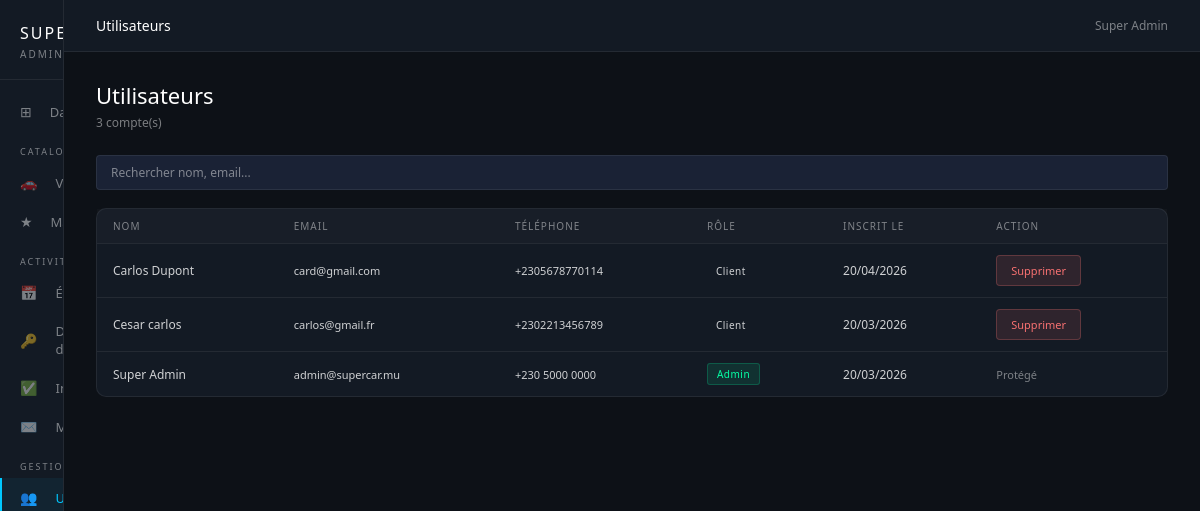
Page /code/admin/utilisateurs.php (signed in) on the committed database.
### tables this page shows
CREATE TABLE IF NOT EXISTS `utilisateurs` (
  `id` int(11) NOT NULL AUTO_INCREMENT,
  `prenom` varchar(100) NOT NULL,
  `nom` varchar(100) NOT NULL,
  `email` varchar(150) NOT NULL,
  `mot_de_passe` varchar(255) NOT NULL,
  `telephone` varchar(20) DEFAULT NULL,
  `role` enum('client','admin') DEFAULT 'client',
  `created_at` datetime DEFAULT CURRENT_TIMESTAMP,
  `updated_at` datetime DEFAULT CURRENT_TIMESTAMP ON UPDATE CURRENT_TIMESTAMP,
  PRIMARY KEY (`id`),
  UNIQUE KEY `email` (`email`)
);

### code/config/session.php (called while the page is built, shortened)
<?php
function nettoyer(string $valeur): string
{
    return htmlspecialchars(trim($valeur), ENT_QUOTES, 'UTF-8');
}
function idConnecte(): int
{
    return (int)($_SESSION['utilisateur_id'] ?? 0);
}
?>

### code/admin/utilisateurs.php (the view, shortened to what this page needs)
<?php
require_once __DIR__ . '/../config/session.php';
$pdo = getPDO();
$search = nettoyer($_GET['search'] ?? '');
$params = [];
$where  = "WHERE 1=1";
$stmt = $pdo->prepare("SELECT id,prenom,nom,email,telephone,role,created_at FROM utilisateurs $where ORDER BY created_at DESC");
$stmt->execute($params);
$utilisateurs = $stmt->fetchAll();
require_once __DIR__ . '/includes/admin_header.php';
?>
<div class="admin-content">
<div class="admin-page-title"><h1>Utilisateurs</h1><p><?= count($utilisateurs) ?> compte(s)</p></div>
<div class="admin-toolbar">
    <input type="text" class="admin-search" placeholder="Rechercher nom, email..."
           value="<?= htmlspecialchars($search) ?>"
           oninput="rechercherUser(this.value)">
</div>
<div class="admin-table-card">
    <table class="admin-table">
        <thead><tr><th>Nom</th><th>Email</th><th>Téléphone</th><th>Rôle</th><th>Inscrit le</th><th>Action</th></tr></thead>
        <tbody>
        <?php if (empty($utilisateurs)): ?><tr><td colspan="6" class="td-empty">Aucun utilisateur</td></tr>
        <?php else: foreach ($utilisateurs as $u): ?>
        <tr>
            <td><?= htmlspecialchars($u['prenom'].' '.$u['nom']) ?></td>
            <td style="font-size:11px"><?= htmlspecialchars($u['email']) ?></td>
            <td style="font-size:11px"><?= htmlspecialchars($u['telephone']?:'—') ?></td>
            <td><span class="badge-statut <?= $u['role']==='admin'?'statut-confirmé':'statut-en-attente' ?>"><?= $u['role'] ?></span></td>
            <td><?= date('d/m/Y',strtotime($u['created_at'])) ?></td>
            <td>
                <?php if ($u['role'] !== 'admin' && $u['id'] !== idConnecte()): ?>
                <a href="utilisateurs.php?supprimer=<?= $u['id'] ?>" class="btn-admin-danger" onclick="return confirm('Supprimer ce compte ?')">Supprimer</a>
                <?php else: ?>
                <span style="font-size:11px;color:var(--muted)">Protégé</span>
                <?php endif; ?>
            </td>
        </tr>
        <?php endforeach; endif; ?>
        </tbody>
    </table>
</div>
</div>
<?php require_once __DIR__ . '/includes/admin_footer.php'; ?>

### code/admin/assets/admin.css (style rules this page uses)
:root { --ac1: #00c8ff; --ac2: #7c3aed; --ac3: #06ffa5; --bg: #0d1117; --bg2: #131a24; --bg3: #1a2235; --border: rgba(255,255,255,0.07); --text: rgba(255,255,255,0.9); --muted: rgba(255,255,255,0.45); --sidebar-w: 220px; --topbar-h: 52px; }
*, *::before, *::after { box-sizing: border-box; margin: 0; padding: 0; }
body.admin-body { font-family: 'Segoe UI', system-ui, sans-serif; background: var(--bg); color: var(--text); font-size: 14px; display: flex; min-height: 100vh; }
a { text-decoration: none; color: inherit; }
.admin-content { padding: 28px 32px; flex: 1; }
.admin-page-title { margin-bottom: 24px; }
.admin-page-title h1 { font-size: 22px; font-weight: 500; color: #fff; margin-bottom: 4px; }
.admin-page-title p { font-size: 12px; color: var(--muted); }
.admin-table-card { background: var(--bg2); border: 1px solid var(--border); border-radius: 10px; overflow: hidden; }
.admin-table { width: 100%; border-collapse: collapse; font-size: 12px; }
.admin-table thead th { padding: 10px 16px; text-align: left; font-size: 10px; font-weight: 500; color: var(--muted); letter-spacing: 1px; text-transform: uppercase; background: rgba(255,255,255,0.02); border-bottom: 1px solid var(--border); }
.admin-table tbody td { padding: 11px 16px; border-bottom: 1px solid var(--border); color: rgba(255,255,255,0.8); vertical-align: middle; }
.admin-table tbody tr:last-child td { border-bottom: none; }
.badge-statut { display: inline-block; font-size: 10px; padding: 3px 9px; border-radius: 3px; font-weight: 500; letter-spacing: .5px; text-transform: capitalize; }
.statut-confirmé { background: rgba(6,255,165,0.1); color: var(--ac3); border: 1px solid rgba(6,255,165,0.2); }
.btn-admin-danger { display: inline-block; background: rgba(248,113,113,0.12); color: #f87171; font-size: 11px; padding: 7px 14px; border-radius: 4px; border: 1px solid rgba(248,113,113,0.25); cursor: pointer; transition: background 0.2s; }
.admin-toolbar { display: flex; align-items: center; gap: 12px; margin-bottom: 18px; flex-wrap: wrap; }
.admin-search { flex: 1; min-width: 200px; background: var(--bg3); border: 1px solid var(--border); border-radius: 4px; padding: 8px 14px; font-size: 12px; color: #fff; outline: none; font-family: inherit; color-scheme: dark; }
.admin-search::placeholder { color: var(--muted); }
.admin-content { box-sizing: border-box; }
html, body { height: 100%; }
.admin-content { padding-bottom: 48px; box-sizing: border-box; }
.admin-panel, .admin-table-card, .admin-form-card { overflow: visible; }
.admin-table th, .admin-table td { white-space: nowrap; overflow: hidden; text-overflow: ellipsis; }

### rows in the picture
utilisateurs: prenom+nom "Carlos Dupont", email "card@gmail.com", telephone "+2305678770114", role "Client", created_at "20/04/2026"
utilisateurs: prenom+nom "Cesar carlos", email "carlos@gmail.fr", telephone "+2302213456789", role "Client", created_at "20/03/2026"
utilisateurs: prenom+nom "Super Admin", email "admin@supercar.mu", telephone "+230 5000 0000", role "Admin", created_at "20/03/2026", shows "Protégé"

### other values in the picture
$titrePage "Utilisateurs"
prenomConnecte() . ' ' . ($_SESSION['nom'] ?? '') "Super Admin"
count($utilisateurs) "3"
